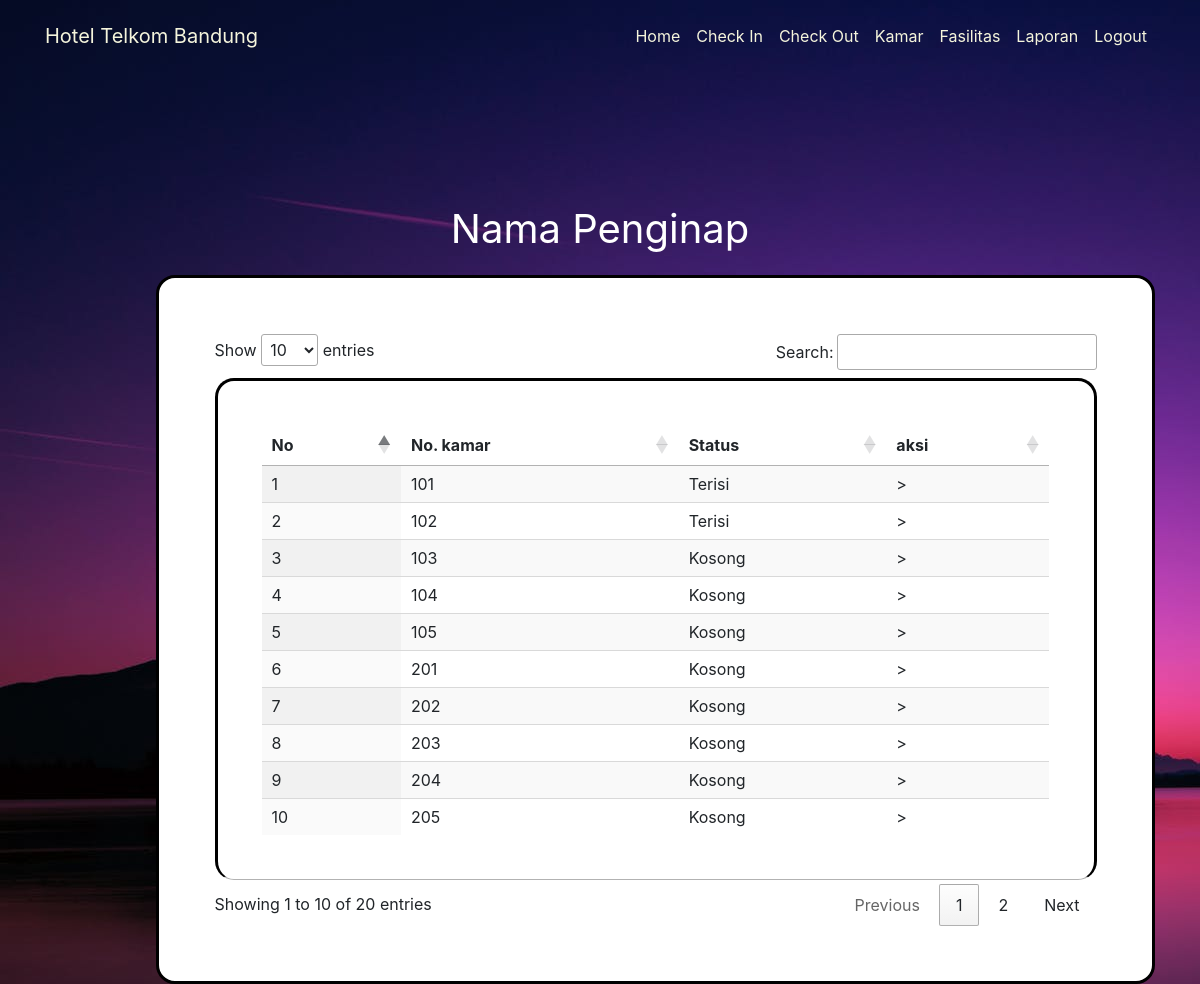
/index.php/kamar, run on an earlier commit of the app's database.
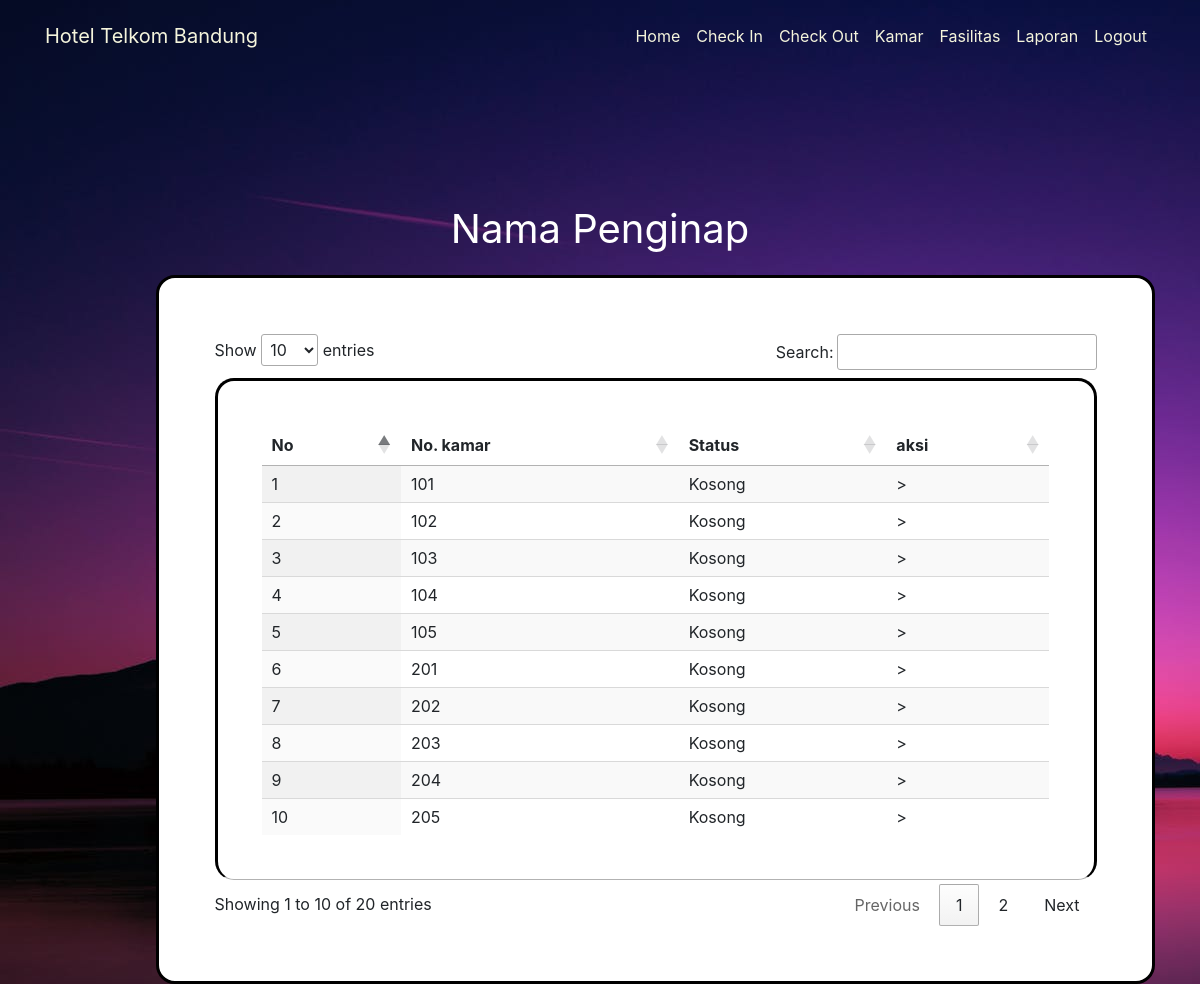
And on a later commit of the database.
### tables this page shows
CREATE TABLE `kamar` (
  `no_kamar` int(3) NOT NULL,
  `harga` int(16) NOT NULL,
  `terisi` tinyint(1) NOT NULL
);

### application/controllers/Kamar.php (called while the page is built)
<?php
class Kamar extends CI_Controller {
    public function index() {
        $this->load->view('partial');
        $this->load->view('header');
        $this->load->view('kamar');
    }
}
?>

### index.php (called while the page is built, shortened)
<?php
require_once BASEPATH.'core/CodeIgniter.php';

### application/models/KamarModel.php (called while the page is built, shortened)
<?php
class KamarModel extends CI_Model {
    public function getall() {
        $result=$this->db->get('kamar');
        return $result;
    }
}

### application/views/kamar.php (the view, shortened to what this page needs)
<!DOCTYPE html>
<html lang="en">
        <head>
            </head>
<body background="<?php echo base_url('application\views\assets\home1.jpeg'); ?>">
    <div class="container">
        <p class='title'> Nama Penginap</p>
        <div class="datatable">
            <table id="table_id" class="display" style="">
                <thead>
                    <tr>
                        <th>No</th>
                        <th>No. kamar</th>
                        <th>Status</th>
                        <th>aksi</th>
                    </tr>
                </thead>
                <tbody>
                <?php $data = $this->KamarModel->getall();
                $no =1;
                                foreach($data->result() as $row): ?>
                        <tr>
                            <td><?php echo $no++ ?></td>
                            <td><?php echo $row->no_kamar ?></td>
                            <td><?php if ($row->terisi == '1') {
                                echo 'Terisi';
                            } else {
                                echo 'Kosong';
                            } ?></td>
                            <td>></td>
                        </tr>
                     <?php endforeach; ?>
                </tbody>
            </table>
        </div>
    </div>
</body>
</html>

### application/views/partial.php (shortened to what this page needs)
<head>
    <link rel="stylesheet" href="https://stackpath.bootstrapcdn.com/bootstrap/4.3.1/css/bootstrap.min.css">
    <link rel="stylesheet" href="https://use.fontawesome.com/releases/v5.5.0/css/all.css">
        <link rel="stylesheet" type="text/css" href="https://cdn.datatables.net/1.10.20/css/jquery.dataTables.css">
</head>

### application/views/header.php (shortened to what this page needs)
<!DOCTYPE html>
<html lang="en">
<body>
        <nav class="navbar navbar-expand-lg navbar-light py-3" id="mainNav">
                <div class="container">
                  <a class="navbar-brand js-scroll-trigger" href="<?php echo base_url('Home') ?>"><p style="color: beige; ">Hotel Telkom Bandung </p></a>
                  <div class="collapse navbar-collapse" id="navbarResponsive">
                    <ul class="navbar-nav ml-auto my-2 my-lg-0">
                      <li class="nav-item">
                        <a class="nav-link js-scroll-trigger" href="<?php echo base_url('Home') ?>"><p style="color: beige; ">Home</p></a>
                      </li>
                      <li class="nav-item">
                        <a class="nav-link js-scroll-trigger" href="<?php echo base_url('CheckIn') ?>"><p style="color: beige;">Check In</p></a>
                      </li>
                      <li class="nav-item">
                        <a class="nav-link js-scroll-trigger" href="<?php echo base_url('CheckOut') ?>"><p style="color: beige;">Check Out</p></a>
                      </li>
                      <li class="nav-item">
                        <a class="nav-link js-scroll-trigger" href="<?php echo base_url('Kamar') ?>"><p style="color: beige;">Kamar</p></a>
                      </li>
                      <li class="nav-item">
                        <a class="nav-link js-scroll-trigger" href="#fasilitas"><p style="color: beige;">Fasilitas</p></a>
                      </li>
                      <li class="nav-item">
                        <a class="nav-link js-scroll-trigger" href="#laporan"><p style="color: beige;">Laporan</p></a>
                      </li>
                      <li class="nav-item">
                        <a class="nav-link js-scroll-trigger" href="<?php echo base_url('Login/signout'); ?>"><p style="color: beige;">Logout</p></a>
                      </li>
                    </ul>
                  </div>
                </div>
            </nav>
</body>
</html>

### application/views/kamar.php (style rules this page uses)
.title { text-align: center; color: white; font-size: 40px; margin-top: 10%; }
.datatable { background-color: white; margin-left: 10%; border-radius: 19px; border-color: black; border-style: solid; padding: 5%; }

What changed in the data, as far as the page shows it:
changed kamar id 101: terisi "Terisi" → "Kosong"
changed kamar id 102: terisi "Terisi" → "Kosong"
